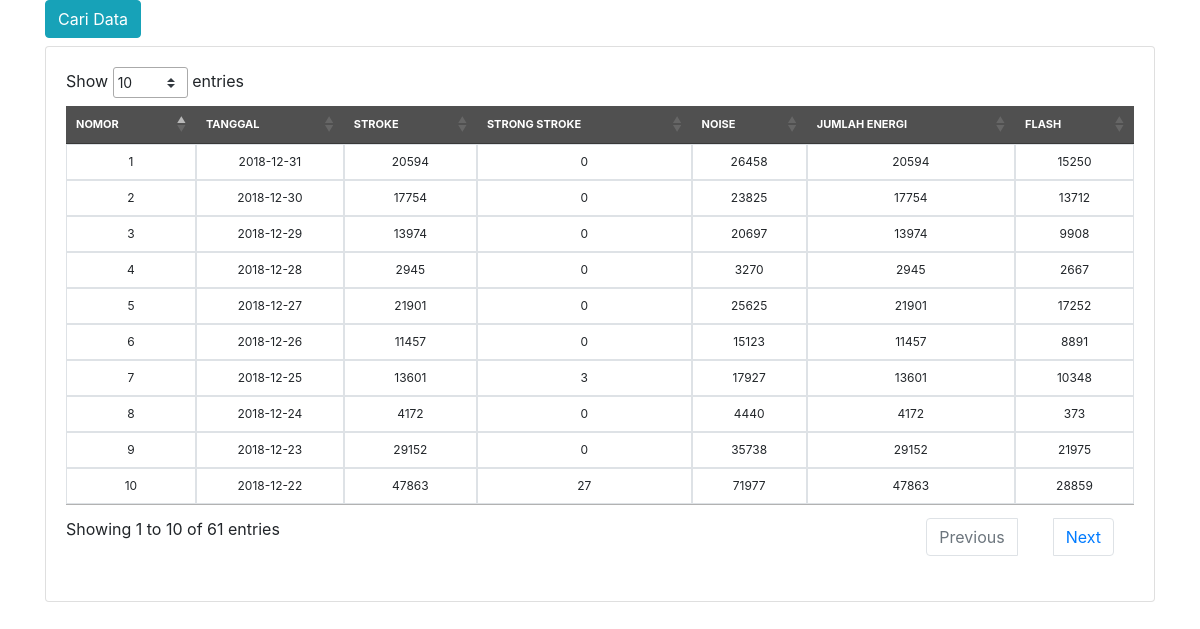
/petir.php, run on the app's committed database.
### tables this page shows
CREATE TABLE `petir` (
  `idpetir` int(11) NOT NULL,
  `idadmin` int(11) NOT NULL,
  `tanggal` date NOT NULL,
  `stroke` int(11) NOT NULL,
  `strong_stroke` int(11) NOT NULL,
  `noise` int(11) NOT NULL,
  `jumlah_energi` int(11) NOT NULL,
  `flash` int(11) NOT NULL
);

### petir.php (the view, shortened to what this page needs)
<!DOCTYPE html>
<html lang="en">
<head>
  <link rel="stylesheet" type="text/css" href="https://cdn.datatables.net/1.10.19/css/jquery.dataTables.css">
  <link rel="stylesheet" href="https://maxcdn.bootstrapcdn.com/bootstrap/4.2.1/css/bootstrap.min.css">
  <link href="//netdna.bootstrapcdn.com/font-awesome/4.0.3/css/font-awesome.css" rel="stylesheet"/>
</head>
<body>
<div class="container">
  <div class="form-inline">
    <a href="petir_cari.php" class="btn btn-info mb-2 mr-sm-3" >Cari Data</a>
  </div>
<div class="countainer">
  <div class="card">
    <div class="card-body">
    <table id="table_id" style="font-size:12px" >
      <thead align="center">
        <tr>
          <th>NOMOR</th>
          <th>TANGGAL</th>
          <th>STROKE</th>
          <th>STRONG STROKE</th>
          <th>NOISE</th>
          <th>JUMLAH ENERGI</th>
          <th>FLASH</th>
        </tr>
      </thead>
      <tbody align="center" class="table-bordered">
        <div class="scroll">
        <?php
        include 'config.php';
        $no=1;
        $data = mysqli_query($db,"SELECT * FROM petir GROUP BY tanggal desc");
        while($d = mysqli_fetch_array($data)){
          ?>
          <tr>
            <td><?php echo $no++; ?></td>
            <td><?php echo $d['tanggal']; ?></td>
            <td><?php echo $d['stroke']; ?></td>
            <td><?php echo $d['strong_stroke']; ?></td>
            <td><?php echo $d['noise']; ?></td>
            <td><?php echo $d['jumlah_energi']; ?></td>
            <td><?php echo $d['flash']; ?></td>
          </tr>
        <?php
        }
        ?>
        </div>
      </tbody>
    </table>
    </div>
  </div>
</div>
</body>
</html>

### petir.php (style rules this page uses)
table th { white-space:nowrap; }
thead { background-color: #505050; color:#FFFFFF; font-size:11px; }

### data on the page
petir: tanggal "2018-12-31", stroke "20594", strong_stroke "0", noise "26458", jumlah_energi "20594", flash "15250"
petir: tanggal "2018-12-30", stroke "17754", strong_stroke "0", noise "23825", jumlah_energi "17754", flash "13712"
petir: tanggal "2018-12-29", stroke "13974", strong_stroke "0", noise "20697", jumlah_energi "13974", flash "9908"
petir: tanggal "2018-12-28", stroke "2945", strong_stroke "0", noise "3270", jumlah_energi "2945", flash "2667"
petir: tanggal "2018-12-27", stroke "21901", strong_stroke "0", noise "25625", jumlah_energi "21901", flash "17252"
petir: tanggal "2018-12-26", stroke "11457", strong_stroke "0", noise "15123", jumlah_energi "11457", flash "8891"
petir: tanggal "2018-12-25", stroke "13601", strong_stroke "3", noise "17927", jumlah_energi "13601", flash "10348"
petir: tanggal "2018-12-24", stroke "4172", strong_stroke "0", noise "4440", jumlah_energi "4172", flash "373"
petir: tanggal "2018-12-23", stroke "29152", strong_stroke "0", noise "35738", jumlah_energi "29152", flash "21975"
petir: tanggal "2018-12-22", stroke "47863", strong_stroke "27", noise "71977", jumlah_energi "47863", flash "28859"
